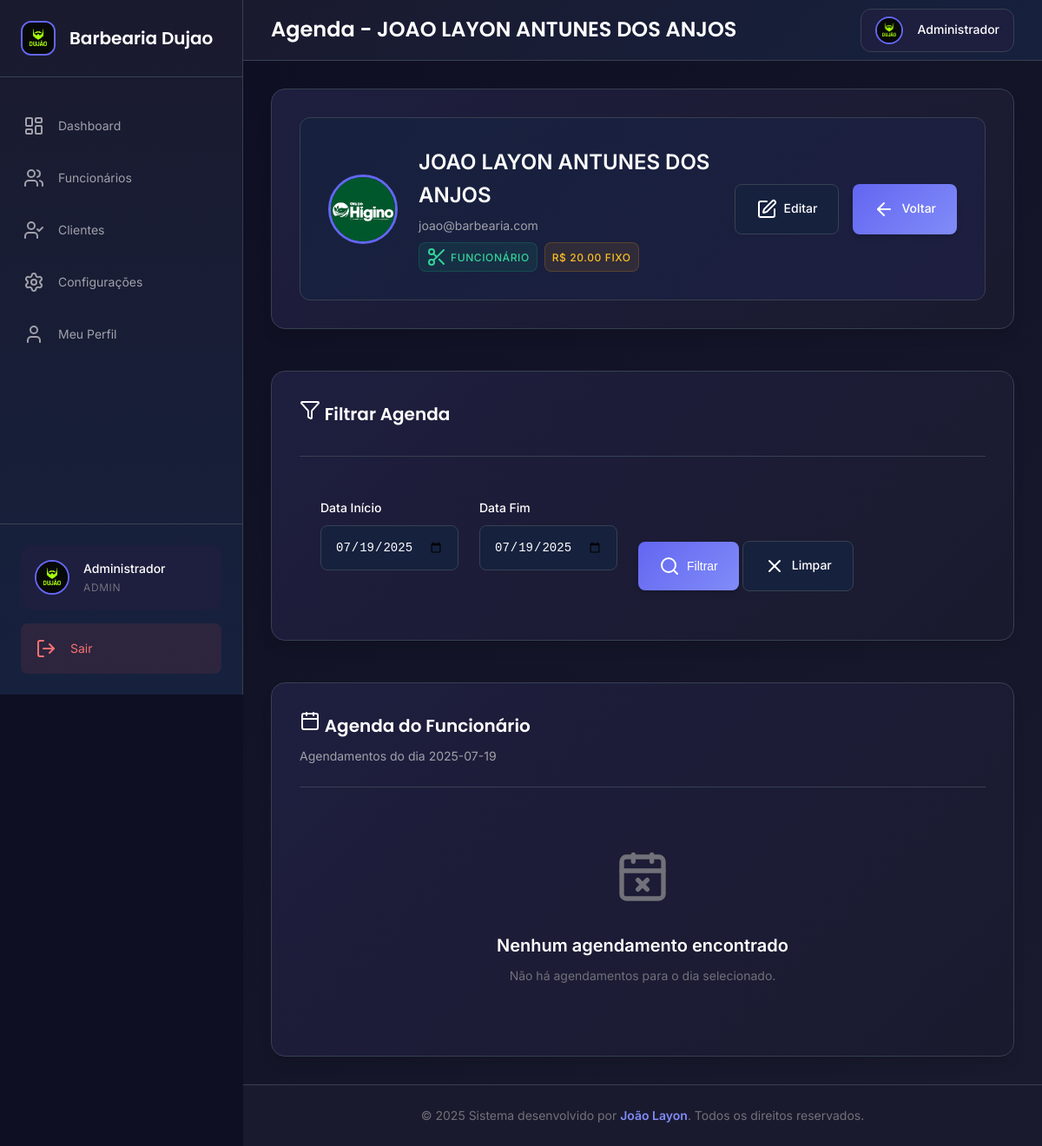
/agenda_funcionario/1 (signed in), run on the app's committed database.
### tables this page shows
CREATE TABLE configuracoes (
                id INTEGER PRIMARY KEY AUTOINCREMENT,
                nome_barbearia TEXT DEFAULT 'Barbearia Premium',
                logo_url TEXT DEFAULT '/static/uploads/logo-barbearia.jpg',
                telefone_contato TEXT,
                whatsapp_contato TEXT,
                endereco TEXT,
                horario_funcionamento TEXT DEFAULT '08:00-18:00',
                dias_funcionamento TEXT DEFAULT 'Segunda a Sábado',
                descricao TEXT DEFAULT 'A melhor barbearia da cidade',
                instagram TEXT,
                facebook TEXT
            );

CREATE TABLE usuarios (
                id INTEGER PRIMARY KEY AUTOINCREMENT,
                nome TEXT NOT NULL,
                email TEXT UNIQUE NOT NULL,
                senha TEXT NOT NULL,
                telefone TEXT,
                whatsapp TEXT,
                foto_perfil TEXT DEFAULT '/static/uploads/default-user.jpg',
                tipo TEXT NOT NULL DEFAULT 'cliente',
                data_criacao TIMESTAMP DEFAULT CURRENT_TIMESTAMP
            );

CREATE TABLE funcionarios (
                id INTEGER PRIMARY KEY AUTOINCREMENT,
                usuario_id INTEGER NOT NULL,
                valor_corte DECIMAL(10,2) NOT NULL,
                tipo_pagamento TEXT NOT NULL DEFAULT 'fixo',
                ativo BOOLEAN DEFAULT 1,
                FOREIGN KEY (usuario_id) REFERENCES usuarios (id)
            );

### app.py (the view)
@app.route('/agenda_funcionario/<int:funcionario_id>')
def agenda_funcionario(funcionario_id):
    if 'usuario_id' not in session or session['tipo_usuario'] != 'admin':
        return redirect(url_for('login'))
    data_inicio = request.args.get('data_inicio', datetime.now().strftime('%Y-%m-%d'))
    data_fim = request.args.get('data_fim', datetime.now().strftime('%Y-%m-%d'))
    funcionarios = models.listar_funcionarios_detalhado()
    funcionario = None
    for f in funcionarios:
        if f[0] == funcionario_id:
            funcionario = f
            break
    if not funcionario:
        flash('Funcionário não encontrado!', 'erro')
        return redirect(url_for('dashboard_admin'))
    agenda = models.obter_agenda_funcionario_por_data(funcionario_id, data_inicio, data_fim)
    faturamento = models.obter_faturamento_funcionario_periodo(funcionario_id, data_inicio, data_fim)
    return render_template('agenda_funcionario.html',
                         funcionario=funcionario,
                         agenda=agenda,
                         faturamento=faturamento,
                         data_inicio=data_inicio,
                         data_fim=data_fim)

### templates/agenda_funcionario.html (shortened to what this page needs)
{% extends "base.html" %}
{% block page_title %}Agenda - {{ funcionario[1] if funcionario else 'Funcionário' }}{% endblock %}
{% block content %}
<div class="card mb-6">
    <div class="funcionario-header">
        <div class="funcionario-info">
            <img src="{{ funcionario[8] if funcionario and funcionario[8] else '/static/uploads/default-user.jpg' }}"
                 alt="Foto"
                 class="funcionario-avatar">
            <div class="funcionario-details">
                <h3 class="funcionario-name">{{ funcionario[1] if funcionario else 'Funcionário' }}</h3>
                <p class="funcionario-email">{{ funcionario[2] if funcionario else 'email@exemplo.com' }}</p>
                <div class="funcionario-badges">
                    <span class="badge badge-success">
                        <i data-lucide="scissors"></i>
                        Funcionário
                    </span>
                    {% if funcionario and funcionario[6] == 'porcentagem' %}
                        <span class="badge badge-info">{{ funcionario[5] }}% comissão</span>
                    {% else %}
                        <span class="badge badge-warning">R$ {{ "%.2f"|format(funcionario[5]) if funcionario else '0,00' }} fixo</span>
                    {% endif %}
                </div>
            </div>
        </div>
        <div class="funcionario-actions">
            <a href="{{ url_for('editar_funcionario', funcionario_id=funcionario[0]) if funcionario else '#' }}"
               class="btn btn-secondary">
                <i data-lucide="edit"></i>
                Editar
            </a>
            <a href="{{ url_for('gerenciar_funcionarios') }}" class="btn btn-primary">
                <i data-lucide="arrow-left"></i>
                Voltar
            </a>
        </div>
    </div>
</div>
<div class="card mb-6">
    <div class="card-header">
        <h3 class="card-title">
            <i data-lucide="filter"></i>
            Filtrar Agenda
        </h3>
    </div>
    <form method="GET" class="filter-form">
        <div class="filter-inputs">
            <div class="form-group">
                <label for="data_inicio" class="form-label">Data Início</label>
                <input type="date"
                       id="data_inicio"
                       name="data_inicio"
                       class="form-input"
                       value="{{ data_inicio }}">
            </div>
            <div class="form-group">
                <label for="data_fim" class="form-label">Data Fim</label>
                <input type="date"
                       id="data_fim"
                       name="data_fim"
                       class="form-input"
                       value="{{ data_fim }}">
            </div>
            <div class="form-actions">
                <button type="submit" class="btn btn-primary">
                    <i data-lucide="search"></i>
                    Filtrar
                </button>
                <a href="{{ url_for('agenda_funcionario', funcionario_id=funcionario[0]) if funcionario else '#' }}"
                   class="btn btn-secondary">
                    <i data-lucide="x"></i>
                    Limpar
                </a>
            </div>
        </div>
    </form>
</div>
<div class="card">
    <div class="card-header">
        <h3 class="card-title">
            <i data-lucide="calendar"></i>
            Agenda do Funcionário
        </h3>
        <p class="card-subtitle">
            {% if data_inicio == data_fim %}
                Agendamentos do dia {{ data_inicio }}
            {% else %}
                Agendamentos de {{ data_inicio }} até {{ data_fim }}
            {% endif %}
        </p>
    </div>
    {% if agenda %}
    <div class="agenda-timeline">
        {% set current_date = '' %}
        {% for agendamento in agenda %}
            {% if agendamento[8] != current_date %}
                {% set current_date = agendamento[8] %}
                <div class="date-separator">
                    <div class="date-line"></div>
                    <div class="date-label">
                        {{ agendamento[8] }}
                    </div>
                    <div class="date-line"></div>
                </div>
            {% endif %}
            <div class="agenda-item status-{{ agendamento[6] }}">
                <div class="agenda-time">
                    <span class="time">{{ agendamento[9] }}</span>
                </div>
                <div class="agenda-content">
                    <div class="agenda-header">
                        <h4 class="cliente-nome">{{ agendamento[1] }}</h4>
                        <span class="badge badge-{{ 'success' if agendamento[6] == 'confirmado' else 'warning' if agendamento[6] == 'aguardando_confirmacao' else 'error' if agendamento[6] == 'cancelado' else 'info' if agendamento[6] == 'concluido' else 'secondary' }}">
                            {% if agendamento[6] == 'confirmado' %}
                                <i data-lucide="check-circle"></i>
                                Confirmado
                            {% elif agendamento[6] == 'aguardando_confirmacao' %}
                                <i data-lucide="clock"></i>
                                Aguardando
                            {% elif agendamento[6] == 'cancelado' %}
                                <i data-lucide="x-circle"></i>
                                Cancelado
                            {% elif agendamento[6] == 'concluido' %}
                                <i data-lucide="check-circle-2"></i>
                                Concluído
                            {% else %}
                                <i data-lucide="clock"></i>
                                Pendente
                            {% endif %}
                        </span>
                    </div>
                    <div class="agenda-details">
                        <div class="detail-row">
                            <div class="detail-item">
                                <i data-lucide="scissors"></i>
                                <span>{{ agendamento[4] }}</span>
                            </div>
                            <div class="detail-item">
                                <i data-lucide="dollar-sign"></i>
                                <span>R$ {{ "%.2f"|format(agendamento[7]) }}</span>
                            </div>
                        </div>
                        <div class="detail-row">
                            <div class="detail-item">
                                <i data-lucide="phone"></i>
                                <span>{{ agendamento[2] or 'Não informado' }}</span>
                            </div>
                            <div class="detail-item">
                                <i data-lucide="message-circle"></i>
                                <span>{{ agendamento[3] or 'Não informado' }}</span>
                            </div>
                        </div>
                    </div>
                    {% if agendamento[6] == 'confirmado' %}
                    <div class="agenda-actions">
                        <a href="{{ url_for('concluir_atendimento', agendamento_id=agendamento[0]) }}"
                           class="btn btn-success btn-sm">
                            <i data-lucide="check"></i>
                            Concluir
                        </a>
                    </div>
                    {% elif agendamento[6] == 'aguardando_confirmacao' %}
                    <div class="agenda-actions">
                        <a href="{{ url_for('confirmar_agendamento', agendamento_id=agendamento[0]) }}"
                           class="btn btn-success btn-sm">
                            <i data-lucide="check"></i>
                            Confirmar
                        </a>
                        <a href="{{ url_for('cancelar_agendamento', agendamento_id=agendamento[0]) }}"
                           class="btn btn-danger btn-sm">
                            <i data-lucide="x"></i>
                            Cancelar
                        </a>
                    </div>
                    {% endif %}
                </div>
            </div>
        {% endfor %}
    </div>
    {% else %}
    <div class="empty-state">
        <i data-lucide="calendar-x" class="empty-icon"></i>
        <h3>Nenhum agendamento encontrado</h3>
        <p>
            {% if data_inicio == data_fim %}
                Não há agendamentos para o dia selecionado.
            {% else %}
                Não há agendamentos no período selecionado.
            {% endif %}
        </p>
    </div>
    {% endif %}
</div>
{% endblock %}

### templates/base.html (shortened to what this page needs)
<!DOCTYPE html>
<html lang="pt-BR">
<head>
    <link rel="stylesheet" href="{{ url_for('static', filename='css/style.css') }}">
</head>
<body class="{% block body_class %}{% endblock %}">
    {% if session.usuario_id %}
    <aside class="sidebar" id="sidebar">
        <div class="sidebar-header">
            <div class="logo-container">
                <img src="{{ configuracoes_barbearia.logo_url if configuracoes_barbearia else '/static/uploads/logo-barbearia.jpg' }}"
                     alt="Logo" class="logo-img">
                <h2 class="logo-text">{{ configuracoes_barbearia.nome_barbearia if configuracoes_barbearia else 'Barbearia Premium' }}</h2>
            </div>
        </div>
        <nav class="sidebar-nav">
            {% if session.tipo_usuario == 'admin' %}
                <a href="{{ url_for('dashboard_admin') }}" class="nav-item {% if request.endpoint == 'dashboard_admin' %}active{% endif %}">
                    <i data-lucide="layout-dashboard"></i>
                    <span>Dashboard</span>
                </a>
                <a href="{{ url_for('gerenciar_funcionarios') }}" class="nav-item {% if request.endpoint == 'gerenciar_funcionarios' %}active{% endif %}">
                    <i data-lucide="users"></i>
                    <span>Funcionários</span>
                </a>
                <a href="{{ url_for('listar_clientes') }}" class="nav-item {% if request.endpoint == 'listar_clientes' %}active{% endif %}">
                    <i data-lucide="user-check"></i>
                    <span>Clientes</span>
                </a>
                <a href="{{ url_for('configuracoes_barbearia') }}" class="nav-item {% if request.endpoint == 'configuracoes_barbearia' %}active{% endif %}">
                    <i data-lucide="settings"></i>
                    <span>Configurações</span>
                </a>
            {% elif session.tipo_usuario == 'funcionario' %}
                <a href="{{ url_for('dashboard_funcionario') }}" class="nav-item {% if request.endpoint == 'dashboard_funcionario' %}active{% endif %}">
                    <i data-lucide="layout-dashboard"></i>
                    <span>Minha Agenda</span>
                </a>
            {% endif %}
            <a href="{{ url_for('perfil') }}" class="nav-item {% if request.endpoint == 'perfil' %}active{% endif %}">
                <i data-lucide="user"></i>
                <span>Meu Perfil</span>
            </a>
        </nav>
        <div class="sidebar-footer">
            <div class="user-info">
                <img src="{{ session.foto_perfil or '/static/uploads/default-user.jpg' }}"
                     alt="Foto do usuário" class="user-avatar">
                <div class="user-details">
                    <span class="user-name">{{ session.nome_usuario }}</span>
                    <span class="user-role">{{ session.tipo_usuario.title() }}</span>
                </div>
            </div>
            <a href="{{ url_for('logout') }}" class="logout-btn">
                <i data-lucide="log-out"></i>
                <span>Sair</span>
            </a>
        </div>
    </aside>
    <main class="main-content">
        <header class="header">
            <div class="header-left">
                <h1 class="page-title">{% block page_title %}Dashboard{% endblock %}</h1>
            </div>
            <div class="header-right">
                <div class="user-menu">
                    <img src="{{ session.foto_perfil or '/static/uploads/default-user.jpg' }}"
                         alt="Foto do usuário" class="user-avatar-small">
                    <span class="user-name-header">{{ session.nome_usuario }}</span>
                </div>
            </div>
        </header>
        <div class="page-content">
            {% block content %}{% endblock %}
        </div>
    </main>
    {% endif %}
    <footer class="footer">
        <div class="footer-content">
            <p>&copy; 2025 Sistema desenvolvido por <strong>João Layon</strong>. Todos os direitos reservados.</p>
        </div>
    </footer>
</body>
</html>

### data on the page
configuracoes: logo_url (picture), nome_barbearia "Barbearia Dujao"
usuarios: nome "JOAO LAYON ANTUNES DOS ANJOS", foto_perfil (picture), email "joao@barbearia.com"
funcionarios: valor_corte "20.00"

### other printed values
{{ session.nome_usuario }} "Administrador"
{{ session.tipo_usuario.title() }} "ADMIN"
{{ data_inicio }} "2025-07-19"
